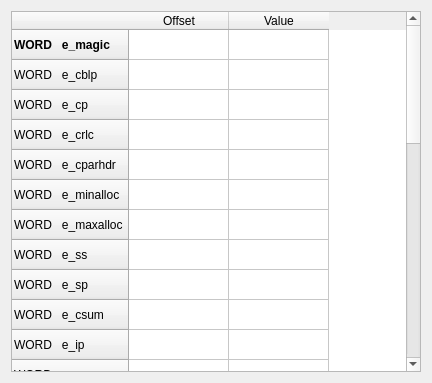
<?xml version="1.0" encoding="UTF-8"?>
<ui version="4.0">
 <class>FormMSDOSHeader</class>
 <widget class="QWidget" name="FormMSDOSHeader">
  <property name="geometry">
   <rect>
    <x>0</x>
    <y>0</y>
    <width>432</width>
    <height>383</height>
   </rect>
  </property>
  <property name="windowTitle">
   <string>Form</string>
  </property>
  <layout class="QGridLayout" name="gridLayout">
   <item row="0" column="0">
    <widget class="QTableWidget" name="tableWidget">
     <row>
      <property name="text">
       <string>WORD   e_magic</string>
      </property>
      <property name="font">
       <font>
        <pointsize>9</pointsize>
        <bold>true</bold>
       </font>
      </property>
     </row>
     <row>
      <property name="text">
       <string>WORD   e_cblp</string>
      </property>
     </row>
     <row>
      <property name="text">
       <string>WORD   e_cp</string>
      </property>
     </row>
     <row>
      <property name="text">
       <string>WORD   e_crlc</string>
      </property>
     </row>
     <row>
      <property name="text">
       <string>WORD   e_cparhdr</string>
      </property>
     </row>
     <row>
      <property name="text">
       <string>WORD   e_minalloc</string>
      </property>
     </row>
     <row>
      <property name="text">
       <string>WORD   e_maxalloc</string>
      </property>
     </row>
     <row>
      <property name="text">
       <string>WORD   e_ss</string>
      </property>
     </row>
     <row>
      <property name="text">
       <string>WORD   e_sp</string>
      </property>
     </row>
     <row>
      <property name="text">
       <string>WORD   e_csum</string>
      </property>
     </row>
     <row>
      <property name="text">
       <string>WORD   e_ip</string>
      </property>
     </row>
     <row>
      <property name="text">
       <string>WORD   e_cs</string>
      </property>
     </row>
     <row>
      <property name="text">
       <string>WORD   e_lfarlc</string>
      </property>
     </row>
     <row>
      <property name="text">
       <string>WORD   e_ovno</string>
      </property>
     </row>
     <row>
      <property name="text">
       <string>WORD   e_res[0]</string>
      </property>
     </row>
     <row>
      <property name="text">
       <string>WORD   e_res[1]</string>
      </property>
     </row>
     <row>
      <property name="text">
       <string>WORD   e_res[2]</string>
      </property>
     </row>
     <row>
      <property name="text">
       <string>WORD   e_res[3]</string>
      </property>
     </row>
     <row>
      <property name="text">
       <string>WORD   e_oemid</string>
      </property>
     </row>
     <row>
      <property name="text">
       <string>WORD   e_oeminfo</string>
      </property>
     </row>
     <row>
      <property name="text">
       <string>WORD   e_res2[0]</string>
      </property>
     </row>
     <row>
      <property name="text">
       <string>WORD   e_res2[1]</string>
      </property>
     </row>
     <row>
      <property name="text">
       <string>WORD   e_res2[2]</string>
      </property>
     </row>
     <row>
      <property name="text">
       <string>WORD   e_res2[3]</string>
      </property>
     </row>
     <row>
      <property name="text">
       <string>WORD   e_res2[4]</string>
      </property>
     </row>
     <row>
      <property name="text">
       <string>WORD   e_res2[5]</string>
      </property>
     </row>
     <row>
      <property name="text">
       <string>WORD   e_res2[6]</string>
      </property>
     </row>
     <row>
      <property name="text">
       <string>WORD   e_res2[7]</string>
      </property>
     </row>
     <row>
      <property name="text">
       <string>WORD   e_res2[8]</string>
      </property>
     </row>
     <row>
      <property name="text">
       <string>WORD   e_res2[9]</string>
      </property>
     </row>
     <row>
      <property name="text">
       <string>LONG   e_lfanew</string>
      </property>
      <property name="font">
       <font>
        <bold>true</bold>
       </font>
      </property>
     </row>
     <column>
      <property name="text">
       <string>Offset</string>
      </property>
     </column>
     <column>
      <property name="text">
       <string>Value</string>
      </property>
     </column>
     <item row="0" column="0">
      <property name="text">
       <string/>
      </property>
      <property name="font">
       <font>
        <bold>true</bold>
       </font>
      </property>
     </item>
     <item row="3" column="0">
      <property name="text">
       <string/>
      </property>
      <property name="font">
       <font>
        <pointsize>16</pointsize>
       </font>
      </property>
      <property name="textAlignment">
       <set>AlignCenter</set>
      </property>
     </item>
    </widget>
   </item>
  </layout>
 </widget>
 <resources/>
 <connections/>
</ui>
